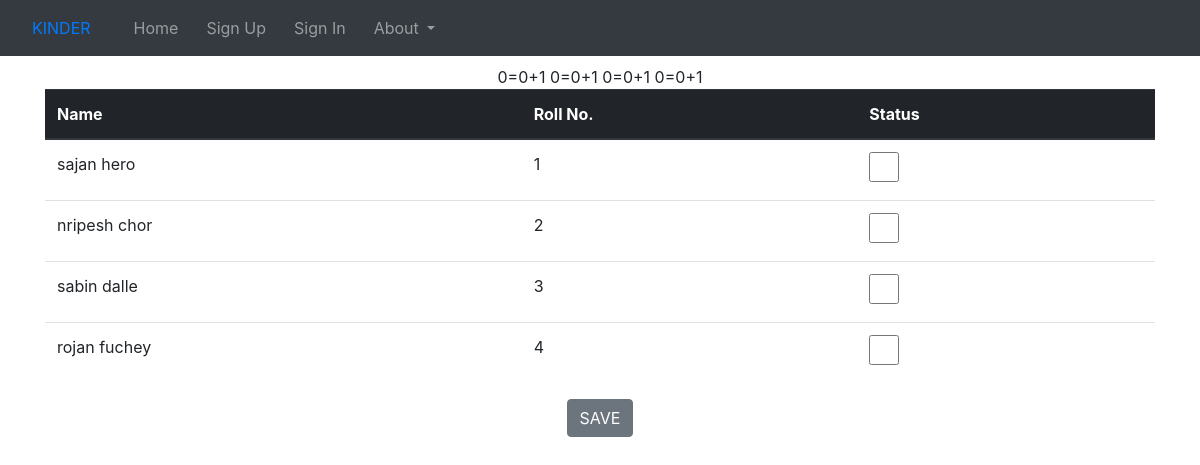
The page /home/attendance/ on the database its author committed.
### second/models.py (models this page shows, shortened)
class Attendance(models.Model):
    full_name = models.CharField(max_length=30)
    roll = models.IntegerField()
    childid = models.IntegerField()
    present_days = models.IntegerField(default=0)
    absent_days = models.IntegerField(default=0)

### second/views.py (the view)
# urls.py: path('attendance/', views.attendance, name='attendance'),
def attendance(request):
    context = {
        'students': Attendance.objects.all(),
    }
    return render(request, 'attendance.html', context)

### second/templates/attendance.html (shortened to what this page needs)
{% extends "base1.html" %}
{% block base2 %}
{% load static %}
<!DOCTYPE html>
<html lang="en">
{% load static %}
<head>
    <link rel="stylesheet" type="text/css" href="{% static 'second.css' %}">
</head>
<body>
<div class="container">
<center>
    <table class="table table-hover" id="mytable">
        <thead class="thead-dark">
            <tr>
                <th>Name</th>
                <th>Roll No.</th>
                <th>Status</th>
            </tr>
        </thead>
        {% for id in students %}
            <tr>
            <td>{{id.full_name}}</td>
            <td>{{id.roll}}</td>
            <form>
                <td>
                    <input type="checkbox" name="checks" class="present" style="width: 30px; height:30px; " value="present">
                </td>
            </tr>
        {% endfor %}
    </table>
                <button class='attendance-save btn btn-secondary' type='submit'>SAVE</button>
</center>
</div>
</body>
</html>
{% endblock %}

### static/second.css (style rules this page uses)
body { padding-top: 65px; }

### rows shown on the page
Attendance: full_name "sajan hero", roll "1"
Attendance: full_name "nripesh chor", roll "2"
Attendance: full_name "sabin dalle", roll "3"
Attendance: full_name "rojan fuchey", roll "4"
